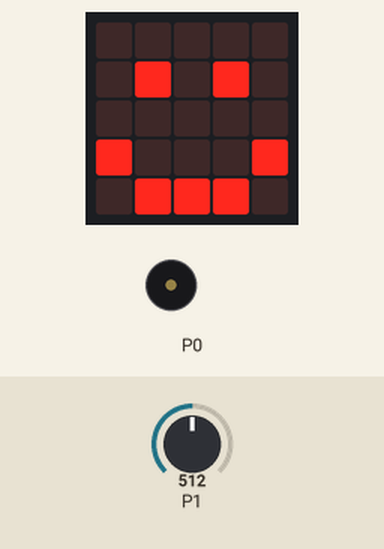
This program was run on a simulated BBC micro:bit running MicroPython. On the bench: the board's 5×5 LED display, buzzer (waves = sounding). The inputs (shaded band) are chosen by the test bench; at power-on: P1 = 512 (analog values on the 0–1023 scale).

Above: at 1.2 s.
1.3 s: P1 set to 486
At 1.8 s:
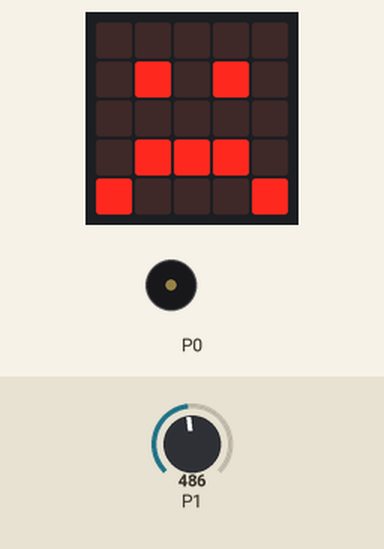
3.5 s: P1 set to 190
At 4.6 s:
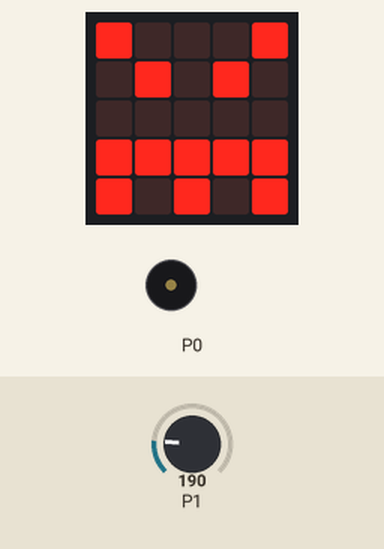
6.5 s: P1 set to 210
At 7.2 s:
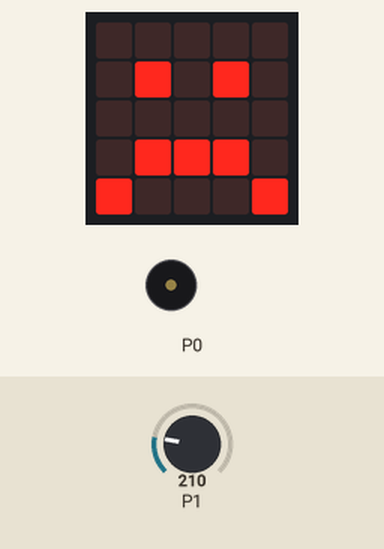
9.5 s: P1 set to 122
At 10.17 s:
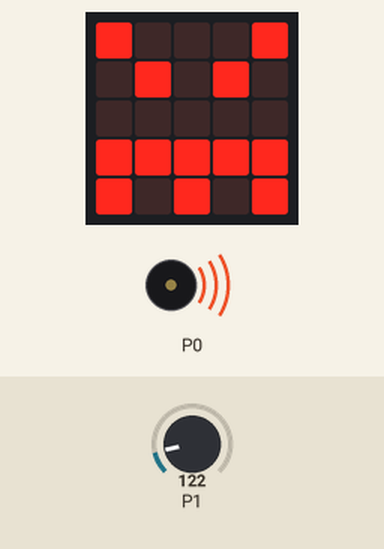
Timing chart, 0 to 13.5 s (numbered marks = the images above; inputs shaded):
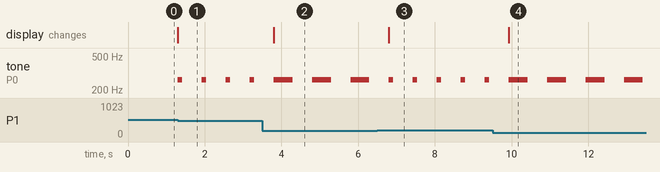

The program:

plant_protector.py
```python
from microbit import *
import music
while True:
    soil = pin1.read_analog()
    if soil < 500 and soil > 200:
        display.show(Image.SAD)
        music.play("C4:1")
        sleep(500)
    elif soil < 200:
        display.show(Image.ANGRY)
        music.play("C4:4")
        sleep(500)
    else:
        display.show(Image.HAPPY)
```

Measured:
- the behaviour switches between 500 and 499 on P1 (found by bisection; images 0 and 1)
- after the input at 1.3 s, tone on P0: alternates 262 Hz for 0.12 s and silent for 0.51 s, starting at once; the display: changes at once (image 1)
- after the input at 3.5 s, tone on P0: alternates 262 Hz for 0.49 s and silent for 0.51 s, starting after 0.79 s; the display: changes after 0.30 s (image 2)
- after the input at 6.5 s, tone on P0: alternates 262 Hz for 0.12 s and silent for 0.51 s, starting after 0.42 s; the display: changes after 0.30 s (image 3)
- after the input at 9.5 s, tone on P0: alternates 262 Hz for 0.49 s and silent for 0.51 s, starting after 0.92 s; the display: changes after 0.43 s (image 4)
